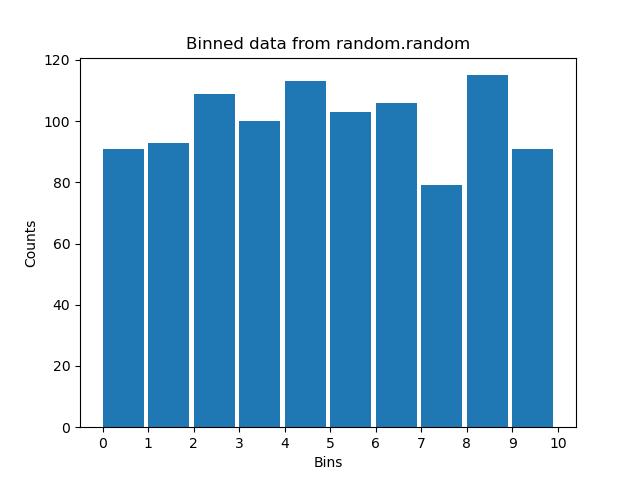

This figure's Python source:
from numpy import random
import matplotlib.pyplot as plt


def gen_data(samples: int, _range: int) -> list:
    m: list = []
    for i in range(samples):
        n = random.random() * _range
        m.append(n)
    return m


def sort_to_bins(data, binsNo: int, _range: int) -> list:
    bins = [0 for bins in range(binsNo)]
    for x in data:
        bins[int(x * binsNo)] += 1
    return bins


if __name__ == "__main__":
    samples = 1000
    binsNo = 10
    _range = 1
    binnedData = sort_to_bins(gen_data(samples, _range), binsNo, _range)
    print(binnedData)
    plt.title("Binned data from random.random")
    plt.xticks(range(binsNo + 1), labels = [str(x * _range) for x in range(binsNo + 1)])
    plt.xlabel("Bins")
    plt.ylabel("Counts")
    plt.bar(range(binsNo), binnedData, width=0.9, align='edge')
    plt.savefig("1_6.png")
